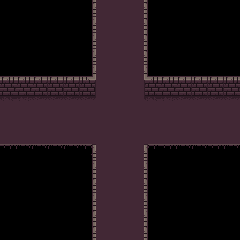

A level layout from a 2D game, rendered from its tile map. Below: a short description, then the map file with tile-grid data replaced by summaries:
An orthogonal 15x15 tile map with 16x16 px tiles, 2 tile layers (Capa de Patrones 1, Capa de patrones 2).

<map version="1.0" tiledversion="1.1.4" orientation="orthogonal" renderorder="right-down" width="15" height="15" tilewidth="16" tileheight="16" infinite="0" nextobjectid="1">
 <tileset firstgid="1" name="0x72_16x16DungeonTileset.v4" tilewidth="16" tileheight="16" tilecount="256" columns="16">
  <image source="0x72_16x16DungeonTileset.v4.png" width="256" height="256" />
 </tileset>
 <layer name="Capa de Patrones 1" width="15" height="15">
  <data>[225 cells, 81 non-empty, 4 distinct tile ids]</data>
 </layer>
 <layer name="Capa de patrones 2" width="15" height="15">
  <data>[225 cells, 54 non-empty, 15 distinct tile ids]</data>
 </layer>
</map>
